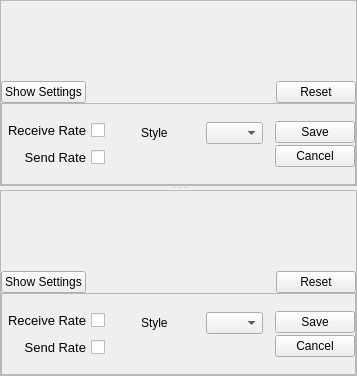
          <widget class="QSplitter" name="splitter_2">
           <property name="orientation">
            <enum>Qt::Vertical</enum>
           </property>
           <widget class="QFrame" name="frame">
            <property name="frameShape">
             <enum>QFrame::StyledPanel</enum>
            </property>
            <property name="frameShadow">
             <enum>QFrame::Raised</enum>
            </property>
            <layout class="QVBoxLayout">
             <property name="spacing">
              <number>0</number>
             </property>
             <property name="margin">
              <number>0</number>
             </property>
             <item>
              <widget class="GraphFrame" name="frmGraph" native="true">
               <property name="sizePolicy">
                <sizepolicy hsizetype="Expanding" vsizetype="Expanding">
                 <horstretch>0</horstretch>
                 <verstretch>0</verstretch>
                </sizepolicy>
               </property>
               <property name="minimumSize">
                <size>
                 <width>120</width>
                 <height>80</height>
                </size>
               </property>
               <property name="font">
                <font>
                 <family>Arial</family>
                 <pointsize>10</pointsize>
                 <weight>50</weight>
                 <italic>false</italic>
                 <bold>false</bold>
                 <underline>false</underline>
                 <strikeout>false</strikeout>
                </font>
               </property>
               <property name="contextMenuPolicy">
                <enum>Qt::NoContextMenu</enum>
               </property>
              </widget>
             </item>
             <item>
              <layout class="QHBoxLayout">
               <property name="spacing">
                <number>6</number>
               </property>
               <property name="margin">
                <number>0</number>
               </property>
               <item>
                <widget class="QPushButton" name="btnToggleSettings">
                 <property name="text">
                  <string>Show Settings</string>
                 </property>
                 <property name="checkable">
                  <bool>true</bool>
                 </property>
                </widget>
               </item>
               <item>
                <spacer>
                 <property name="orientation">
                  <enum>Qt::Horizontal</enum>
                 </property>
                 <property name="sizeHint" stdset="0">
                  <size>
                   <width>21</width>
                   <height>20</height>
                  </size>
                 </property>
                </spacer>
               </item>
               <item>
                <widget class="QPushButton" name="btnReset">
                 <property name="text">
                  <string>Reset</string>
                 </property>
                </widget>
               </item>
              </layout>
             </item>
             <item>
              <widget class="QFrame" name="frmSettings">
               <property name="sizePolicy">
                <sizepolicy hsizetype="Fixed" vsizetype="Fixed">
                 <horstretch>0</horstretch>
                 <verstretch>0</verstretch>
                </sizepolicy>
               </property>
               <property name="minimumSize">
                <size>
                 <width>355</width>
                 <height>82</height>
                </size>
               </property>
               <property name="maximumSize">
                <size>
                 <width>355</width>
                 <height>82</height>
                </size>
               </property>
               <property name="contextMenuPolicy">
                <enum>Qt::NoContextMenu</enum>
               </property>
               <property name="frameShape">
                <enum>QFrame::StyledPanel</enum>
               </property>
               <property name="frameShadow">
                <enum>QFrame::Raised</enum>
               </property>
               <layout class="QGridLayout">
                <property name="margin">
                 <number>0</number>
                </property>
                <property name="spacing">
                 <number>0</number>
                </property>
                <item row="0" column="0">
                 <layout class="QGridLayout">
                  <item row="0" column="0" rowspan="2">
                   <layout class="QGridLayout">
                    <property name="spacing">
                     <number>6</number>
                    </property>
                    <item row="0" column="0">
                     <widget class="QCheckBox" name="chkReceiveRate">
                      <property name="font">
                       <font>
                        <family>Arial</family>
                        <pointsize>10</pointsize>
                        <weight>50</weight>
                        <italic>false</italic>
                        <bold>false</bold>
                        <underline>false</underline>
                        <strikeout>false</strikeout>
                       </font>
                      </property>
                      <property name="contextMenuPolicy">
                       <enum>Qt::NoContextMenu</enum>
                      </property>
                      <property name="toolTip">
                       <string/>
                      </property>
                      <property name="layoutDirection">
                       <enum>Qt::RightToLeft</enum>
                      </property>
                      <property name="text">
                       <string>Receive Rate</string>
                      </property>
                      <property name="checked">
                       <bool>false</bool>
                      </property>
                     </widget>
                    </item>
                    <item row="0" column="1" rowspan="3">
                     <layout class="QGridLayout">
                      <item row="0" column="1">
                       <widget class="QLabel" name="label_10">
                        <property name="text">
                         <string>Style</string>
                        </property>
                       </widget>
                      </item>
                      <item row="1" column="1" colspan="2">
                       <spacer>
                        <property name="orientation">
                         <enum>Qt::Horizontal</enum>
                        </property>
                        <property name="sizeHint" stdset="0">
                         <size>
                          <width>141</width>
                          <height>21</height>
                         </size>
                        </property>
                       </spacer>
                      </item>
                      <item row="0" column="0">
                       <spacer>
                        <property name="orientation">
                         <enum>Qt::Horizontal</enum>
                        </property>
                        <property name="sizeHint" stdset="0">
                         <size>
                          <width>40</width>
                          <height>20</height>
                         </size>
                        </property>
                       </spacer>
                      </item>
                      <item row="0" column="2">
                       <widget class="QComboBox" name="cmbGraphStyle">
                        <property name="currentIndex">
                         <number>0</number>
                        </property>
                        <item>
                         <property name="text">
                          <string/>
                         </property>
                         <property name="icon">
                          <iconset resource="resources.qrc">
                           <normaloff>:/resources/graph-line.png</normaloff>:/resources/graph-line.png</iconset>
                         </property>
                        </item>
                        <item>
                         <property name="text">
                          <string/>
                         </property>
                         <property name="icon">
                          <iconset resource="resources.qrc">
                           <normaloff>:/resources/graph-area.png</normaloff>:/resources/graph-area.png</iconset>
                         </property>
                        </item>
                       </widget>
                      </item>
                     </layout>
                    </item>
                    <item row="1" column="0">
                     <widget class="QCheckBox" name="chkSendRate">
                      <property name="font">
                       <font>
                        <family>Arial</family>
                        <pointsize>10</pointsize>
                        <weight>50</weight>
                        <italic>false</italic>
                        <bold>false</bold>
                        <underline>false</underline>
                        <strikeout>false</strikeout>
                       </font>
                      </property>
                      <property name="contextMenuPolicy">
                       <enum>Qt::NoContextMenu</enum>
                      </property>
                      <property name="toolTip">
                       <string/>
                      </property>
                      <property name="layoutDirection">
                       <enum>Qt::RightToLeft</enum>
                      </property>
                      <property name="text">
                       <string>Send Rate</string>
                      </property>
                      <property name="checked">
                       <bool>false</bool>
                      </property>
                     </widget>
                    </item>
                    <item row="2" column="0">
                     <spacer>
                      <property name="orientation">
                       <enum>Qt::Vertical</enum>
                      </property>
                      <property name="sizeHint" stdset="0">
                       <size>
                        <width>20</width>
                        <height>21</height>
                       </size>
                      </property>
                     </spacer>
                    </item>
                   </layout>
                  </item>
                  <item row="0" column="2">
                   <widget class="QPushButton" name="btnSaveSettings">
                    <property name="text">
                     <string>Save</string>
                    </property>
                   </widget>
                  </item>
                  <item row="1" column="2">
                   <widget class="QPushButton" name="btnCancelSettings">
                    <property name="text">
                     <string>Cancel</string>
                    </property>
                   </widget>
                  </item>
                  <item row="0" column="1">
                   <spacer>
                    <property name="orientation">
                     <enum>Qt::Horizontal</enum>
                    </property>
                    <property name="sizeHint" stdset="0">
                     <size>
                      <width>40</width>
                      <height>20</height>
                     </size>
                    </property>
                   </spacer>
                  </item>
                 </layout>
                </item>
               </layout>
              </widget>
             </item>
            </layout>
           </widget>
           <widget class="QFrame" name="frame_2">
            <property name="frameShape">
             <enum>QFrame::StyledPanel</enum>
            </property>
            <property name="frameShadow">
             <enum>QFrame::Raised</enum>
            </property>
            <layout class="QVBoxLayout" name="_8">
             <property name="spacing">
              <number>0</number>
             </property>
             <property name="margin">
              <number>0</number>
             </property>
             <item>
              <widget class="GraphFrame" name="frmGraph2" native="true">
               <property name="sizePolicy">
                <sizepolicy hsizetype="Expanding" vsizetype="Expanding">
                 <horstretch>0</horstretch>
                 <verstretch>0</verstretch>
                </sizepolicy>
               </property>
               <property name="minimumSize">
                <size>
                 <width>120</width>
                 <height>80</height>
                </size>
               </property>
               <property name="font">
                <font>
                 <family>Arial</family>
                 <pointsize>10</pointsize>
                 <weight>50</weight>
                 <italic>false</italic>
                 <bold>false</bold>
                 <underline>false</underline>
                 <strikeout>false</strikeout>
                </font>
               </property>
               <property name="contextMenuPolicy">
                <enum>Qt::NoContextMenu</enum>
               </property>
              </widget>
             </item>
             <item>
              <layout class="QHBoxLayout" name="_9">
               <property name="spacing">
                <number>6</number>
               </property>
               <property name="margin">
                <number>0</number>
               </property>
               <item>
                <widget class="QPushButton" name="btnToggleSettings2">
                 <property name="text">
                  <string>Show Settings</string>
                 </property>
                 <property name="checkable">
                  <bool>true</bool>
                 </property>
                </widget>
               </item>
               <item>
                <spacer>
                 <property name="orientation">
                  <enum>Qt::Horizontal</enum>
                 </property>
                 <property name="sizeHint" stdset="0">
                  <size>
                   <width>21</width>
                   <height>20</height>
                  </size>
                 </property>
                </spacer>
               </item>
               <item>
                <widget class="QPushButton" name="btnReset2">
                 <property name="text">
                  <string>Reset</string>
                 </property>
                </widget>
               </item>
              </layout>
             </item>
             <item>
              <widget class="QFrame" name="frmSettings_2">
               <property name="sizePolicy">
                <sizepolicy hsizetype="Fixed" vsizetype="Fixed">
                 <horstretch>0</horstretch>
                 <verstretch>0</verstretch>
                </sizepolicy>
               </property>
               <property name="minimumSize">
                <size>
                 <width>355</width>
                 <height>82</height>
                </size>
               </property>
               <property name="maximumSize">
                <size>
                 <width>355</width>
                 <height>82</height>
                </size>
               </property>
               <property name="contextMenuPolicy">
                <enum>Qt::NoContextMenu</enum>
               </property>
               <property name="frameShape">
                <enum>QFrame::StyledPanel</enum>
               </property>
               <property name="frameShadow">
                <enum>QFrame::Raised</enum>
               </property>
               <layout class="QGridLayout" name="_10">
                <property name="margin">
                 <number>0</number>
                </property>
                <property name="spacing">
                 <number>0</number>
                </property>
                <item row="0" column="0">
                 <layout class="QGridLayout" name="_11">
                  <item row="0" column="0" rowspan="2">
                   <layout class="QGridLayout" name="_12">
                    <property name="spacing">
                     <number>6</number>
                    </property>
                    <item row="0" column="0">
                     <widget class="QCheckBox" name="chkReceiveRate2">
                      <property name="font">
                       <font>
                        <family>Arial</family>
                        <pointsize>10</pointsize>
                        <weight>50</weight>
                        <italic>false</italic>
                        <bold>false</bold>
                        <underline>false</underline>
                        <strikeout>false</strikeout>
                       </font>
                      </property>
                      <property name="contextMenuPolicy">
                       <enum>Qt::NoContextMenu</enum>
                      </property>
                      <property name="toolTip">
                       <string/>
                      </property>
                      <property name="layoutDirection">
                       <enum>Qt::RightToLeft</enum>
                      </property>
                      <property name="text">
                       <string>Receive Rate</string>
                      </property>
                      <property name="checked">
                       <bool>false</bool>
                      </property>
                     </widget>
                    </item>
                    <item row="0" column="1" rowspan="3">
                     <layout class="QGridLayout" name="_13">
                      <item row="0" column="1">
                       <widget class="QLabel" name="label_15">
                        <property name="text">
                         <string>Style</string>
                        </property>
                       </widget>
                      </item>
                      <item row="1" column="1" colspan="2">
                       <spacer>
                        <property name="orientation">
                         <enum>Qt::Horizontal</enum>
                        </property>
                        <property name="sizeHint" stdset="0">
                         <size>
                          <width>141</width>
                          <height>21</height>
                         </size>
                        </property>
                       </spacer>
                      </item>
                      <item row="0" column="0">
                       <spacer>
                        <property name="orientation">
                         <enum>Qt::Horizontal</enum>
                        </property>
                        <property name="sizeHint" stdset="0">
                         <size>
                          <width>40</width>
                          <height>20</height>
                         </size>
                        </property>
                       </spacer>
                      </item>
                      <item row="0" column="2">
                       <widget class="QComboBox" name="cmbGraphStyle2">
                        <property name="currentIndex">
                         <number>0</number>
                        </property>
                        <item>
                         <property name="text">
                          <string/>
                         </property>
                         <property name="icon">
                          <iconset resource="resources.qrc">
                           <normaloff>:/resources/graph-line.png</normaloff>:/resources/graph-line.png</iconset>
                         </property>
                        </item>
                        <item>
                         <property name="text">
                          <string/>
                         </property>
                         <property name="icon">
                          <iconset resource="resources.qrc">
                           <normaloff>:/resources/graph-area.png</normaloff>:/resources/graph-area.png</iconset>
                         </property>
                        </item>
                       </widget>
                      </item>
                     </layout>
                    </item>
                    <item row="1" column="0">
                     <widget class="QCheckBox" name="chkSendRate2">
                      <property name="font">
                       <font>
                        <family>Arial</family>
                        <pointsize>10</pointsize>
                        <weight>50</weight>
                        <italic>false</italic>
                        <bold>false</bold>
                        <underline>false</underline>
                        <strikeout>false</strikeout>
                       </font>
                      </property>
                      <property name="contextMenuPolicy">
                       <enum>Qt::NoContextMenu</enum>
                      </property>
                      <property name="toolTip">
                       <string/>
                      </property>
                      <property name="layoutDirection">
                       <enum>Qt::RightToLeft</enum>
                      </property>
                      <property name="text">
                       <string>Send Rate</string>
                      </property>
                      <property name="checked">
                       <bool>false</bool>
                      </property>
                     </widget>
                    </item>
                    <item row="2" column="0">
                     <spacer>
                      <property name="orientation">
                       <enum>Qt::Vertical</enum>
                      </property>
                      <property name="sizeHint" stdset="0">
                       <size>
                        <width>20</width>
                        <height>21</height>
                       </size>
                      </property>
                     </spacer>
                    </item>
                   </layout>
                  </item>
                  <item row="0" column="2">
                   <widget class="QPushButton" name="btnSaveSettings2">
                    <property name="text">
                     <string>Save</string>
                    </property>
                   </widget>
                  </item>
                  <item row="1" column="2">
                   <widget class="QPushButton" name="btnCancelSettings2">
                    <property name="text">
                     <string>Cancel</string>
                    </property>
                   </widget>
                  </item>
                  <item row="0" column="1">
                   <spacer>
                    <property name="orientation">
                     <enum>Qt::Horizontal</enum>
                    </property>
                    <property name="sizeHint" stdset="0">
                     <size>
                      <width>40</width>
                      <height>20</height>
                     </size>
                    </property>
                   </spacer>
                  </item>
                 </layout>
                </item>
               </layout>
              </widget>
             </item>
            </layout>
           </widget>
          </widget>
